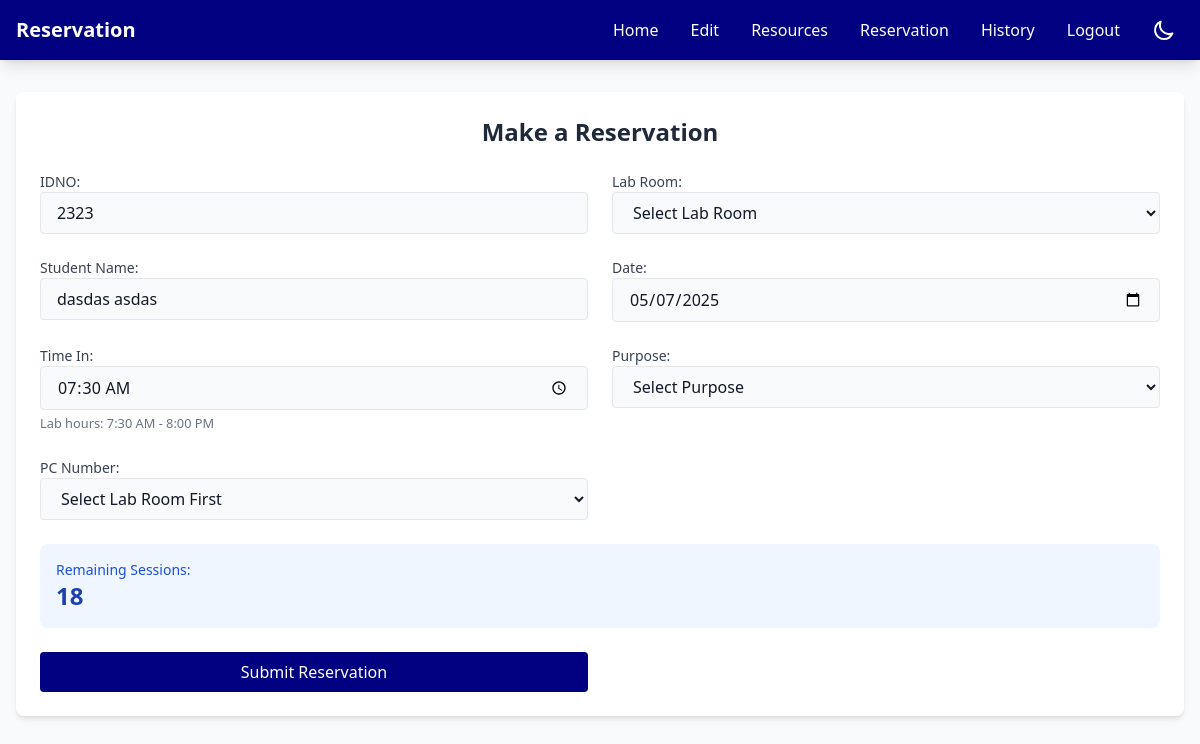
Page /reservation.php (signed in) on the earlier database version.
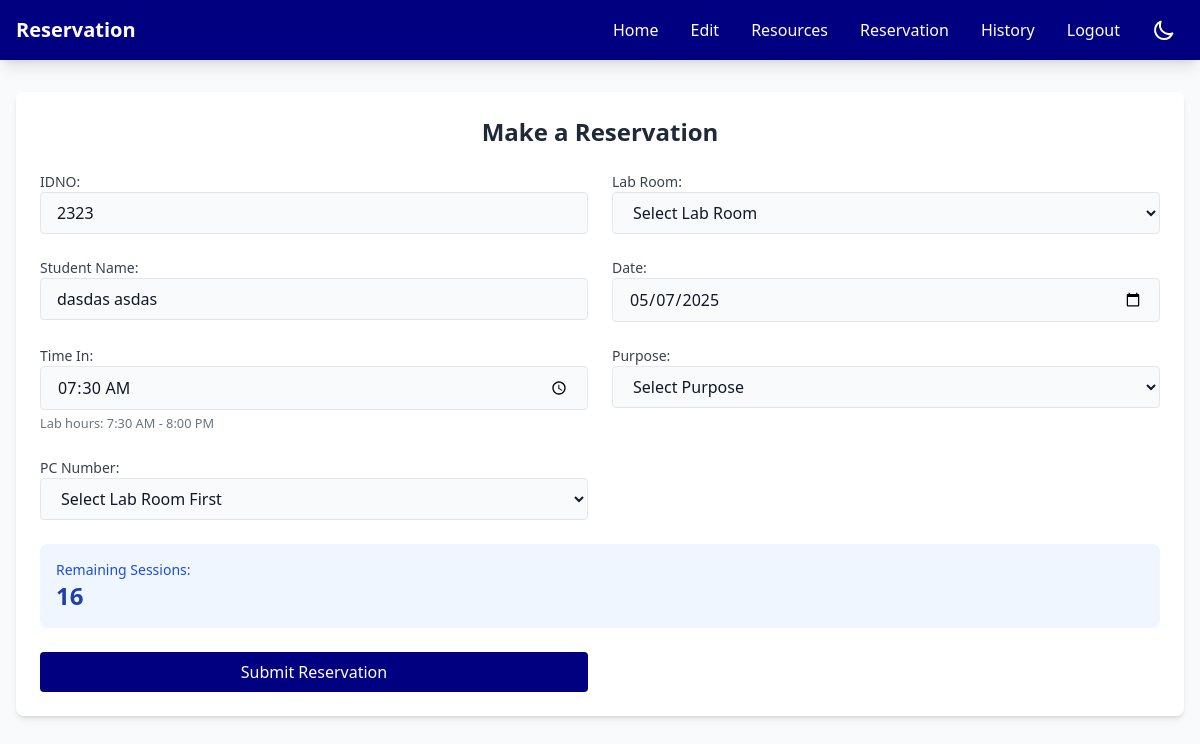
Same page on the later database version.
### tables this page shows
CREATE TABLE `student_session` (
  `id_number` int(11) NOT NULL,
  `remaining_sessions` int(11) NOT NULL DEFAULT 30
);

### reservation.php (the view, shortened to what the changed rows need)
<?php
include 'header.php';
$servername = "localhost";
$username = "root";
$password = "";
$database = "users";
$conn = new mysqli($servername, $username, $password, $database);
$idno = $_SESSION['IDNO'];
$sql = "SELECT remaining_sessions FROM student_session WHERE id_number = ?";
$stmt = $conn->prepare($sql);
$stmt->bind_param("s", $idno);
$stmt->execute();
$result = $stmt->get_result();
$sessions = $result->fetch_assoc();
if (!$sessions) {
    $sql = "INSERT INTO student_session (id_number, remaining_sessions) VALUES (?, 30)";
    $stmt = $conn->prepare($sql);
    $stmt->bind_param("s", $idno);
    $stmt->execute();
    $remainingSessions = 30;
} else {
    $remainingSessions = $sessions['remaining_sessions'];
}
?>
<!DOCTYPE html>
<html lang="en" class="light">
<head>
    <link rel="stylesheet" href="css/user-dark-mode.css">
</head>
<body class="light">
    <div class="max-w-7xl mx-auto px-4 py-8">
        <div class="bg-white dark:bg-gray-800 rounded-lg shadow-md p-6 slide-in-top">
            <h2 class="text-2xl font-bold text-center text-gray-800 dark:text-white mb-6">Make a Reservation</h2>
            <form action="reservation.php" method="post" class="space-y-6">
                <div class="grid grid-cols-1 md:grid-cols-2 gap-6">
                    <div class="bg-blue-50 dark:bg-blue-900 p-4 rounded-lg col-span-2">
                        <label class="block text-sm font-medium text-blue-700 dark:text-blue-300">Remaining Sessions: </label>
                        <p class="text-2xl font-bold text-blue-800 dark:text-blue-100"><?php echo $remainingSessions; ?></p>
                    </div>
                </div>
            </form>
        </div>
    </div>
</body>
</html>

Differences in the rows shown:
changed student_session: remaining_sessions "18" → "16"
